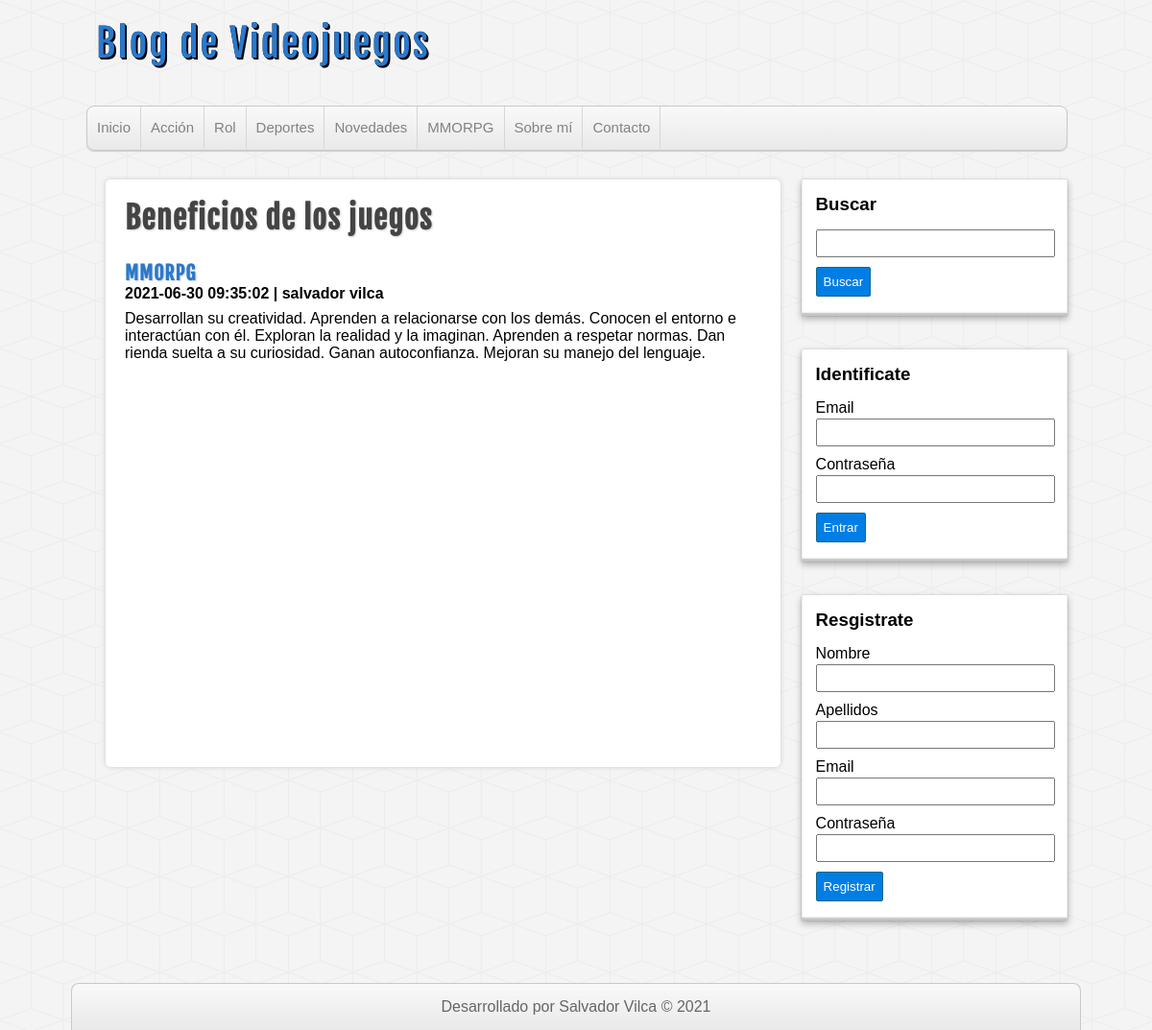
The app's page /entrada.php?id=102 with its own data.
### tables this page shows
CREATE TABLE `categorias` (
  `id` int(255) NOT NULL AUTO_INCREMENT,
  `nombre` varchar(255) NOT NULL,
  PRIMARY KEY (`id`)
);

CREATE TABLE `entradas` (
                            `id` int(255) NOT NULL AUTO_INCREMENT,
                            `usuario_id` int(255) NOT NULL,
                            `categoria_id` int(255) NOT NULL,
                            `titulo` varchar(255) NOT NULL,
                            `descripcion` mediumtext,
                            `fecha` datetime NOT NULL DEFAULT CURRENT_TIMESTAMP,
                            PRIMARY KEY (`id`),
                            KEY `entradas_categorias_id_fk` (`categoria_id`),
                            KEY `entradas_usuarios_id_fk` (`usuario_id`),
                            CONSTRAINT `entradas_categorias_id_fk` FOREIGN KEY (`categoria_id`) REFERENCES `categorias` (`id`),
                            CONSTRAINT `entradas_usuarios_id_fk` FOREIGN KEY (`usuario_id`) REFERENCES `usuarios` (`id`)
);

### includes/helpers.php (called while the page is built, shortened)
<?php
function conseguirCategorias($conexion){
	$sql = "SELECT * FROM categorias ORDER BY id ASC;";
	$categorias = mysqli_query($conexion, $sql);
	$resultado = array();
	if($categorias && mysqli_num_rows($categorias) >= 1){
		$resultado = $categorias;
	}
	return $resultado;
}
function conseguirEntrada($conexion, $id){
	$sql = "SELECT e.*, c.nombre AS 'categoria', CONCAT(u.nombre, ' ', u.apellidos) AS usuario"
		  . " FROM entradas e ".
		   "INNER JOIN categorias c ON e.categoria_id = c.id ".
		   "INNER JOIN usuarios u ON e.usuario_id = u.id ".
		   "WHERE e.id = $id";
	$entrada = mysqli_query($conexion, $sql);
	$resultado = array();
	if($entrada && mysqli_num_rows($entrada) >= 1){
		$resultado = mysqli_fetch_assoc($entrada);
	}
	return $resultado;
}

### entrada.php (the view, shortened to what this page needs)
<?php require_once 'includes/conexion.php'; ?>
<?php require_once 'includes/helpers.php'; ?>
<?php
	$entrada_actual = conseguirEntrada($db, $_GET['id']);
?>
<?php require_once 'includes/cabecera.php'; ?>
<?php require_once 'includes/lateral.php'; ?>
<div id="principal">
	<h1><?=$entrada_actual['titulo']?></h1>
	<a href="categoria.php?id=<?=$entrada_actual['categoria_id']?>">
		<h2><?=$entrada_actual['categoria']?></h2>
	</a>
	<h4><?=$entrada_actual['fecha']?> | <?=$entrada_actual['usuario'] ?></h4>
	<p>
		<?=$entrada_actual['descripcion']?>
	</p>
</div>
<?php require_once 'includes/pie.php'; ?>

### includes/cabecera.php (shortened to what this page needs)
<?php require_once 'conexion.php'; ?>
<?php require_once 'includes/helpers.php'; ?>
<!DOCTYPE HTML>
<html lang="es">
	<head>
		<link rel="stylesheet" type="text/css" href="./assets/css/style.css" />
	</head>
	<body>
		<header id="cabecera">
			<div id="logo">
				<a href="index.php">
					Blog de Videojuegos
				</a>
			</div>
			<nav id="menu">
				<ul>
					<li>
						<a href="index.php">Inicio</a>
					</li>
					<?php
						$categorias = conseguirCategorias($db);
						if(!empty($categorias)):
							while($categoria = mysqli_fetch_assoc($categorias)):
					?>
								<li>
									<a href="categoria.php?id=<?=$categoria['id']?>"><?=$categoria['nombre']?></a>
								</li>
					<?php
							endwhile;
						endif;
					?>
					<li>
						<a href="index.php">Sobre mí</a>
					</li>
					<li>
						<a href="index.php">Contacto</a>
					</li>
				</ul>
			</nav>
		</header>
		<div id="contenedor">

### assets/css/style.css (style rules this page uses)
* { margin: 0px; padding: 0px; font-family: sans-serif, Helvetica, Arial; text-decoration: none; }
body { background: url(../img/cubes.png) #F4F4F4; }
#cabecera { width: 85%; height: auto; background: transparent; margin: 0px auto; }
#logo { float:left; width: 540px; height: 110px; }
#logo a { font-family: "fajala", Helvetica; font-size: 40px; letter-spacing: 2px; color: #2979CD; text-shadow: 0px 0px 0px black, 1px 1px 0px black, 2px 2px 0px black; transition: all 500ms; line-height: 90px; margin-left: 10px; }
#menu { clear: both; width: 100%; height: 45px; background: linear-gradient(to bottom, #f9f9f9 0px, #e9e9e9 100%); border: 1px solid #C9C9C9; border-radius: 8px; box-shadow: 0px 1px 1px #ccc; overflow: hidden; }
#menu ul { list-style: none; }
#menu ul li { float: left; line-height: 44px; border-right: 1px solid #D6D6D6; }
#menu ul li a { display: block; padding-left: 10px; padding-right: 10px; font-size: 15px; color: #838282; }
#contenedor { width: 85%; height: auto; margin: 0px auto; margin-top: 30px; margin-bottom: 30px; }
#principal { float: left; width: 65%; min-height: 572px; background:white; border-radius: 5px; box-shadow: 0px 0px 5px #ccc; margin-left: 20px; padding: 20px; overflow: hidden; }
#principal a { color: #333; }
#principal h1 { font-size: 32px; color: #444; letter-spacing: 1px; text-shadow: 1px 1px 2px #ccc; font-family: "fajala"; }
#principal h2 { font-size: 20px; color: #2979CD; text-shadow: 1px 1px 2px #ccc; letter-spacing: 1px; font-family: "fajala"; margin-top: 25px; }
#principal p { margin-top: 8px; }

### records on screen
categorias: nombre "Acción"
categorias: nombre "Rol"
categorias: nombre "Deportes"
categorias: nombre "Novedades"
categorias: nombre "MMORPG"
entradas: titulo "Beneficios de los juegos", categoria.nombre "MMORPG", fecha "2021-06-30 09:35:02", descripcion "Desarrollan su creatividad. Aprenden a relacionarse con los demás. Conocen el entorno e interactúan con él. Exploran la realidad y la imaginan. Aprenden a respetar normas. Dan rienda suelta a su curiosidad. Ganan autoconfianza. Mejoran su manejo del lenguaje."

### other values on screen
$entrada_actual['usuario'] "salvador vilca"
